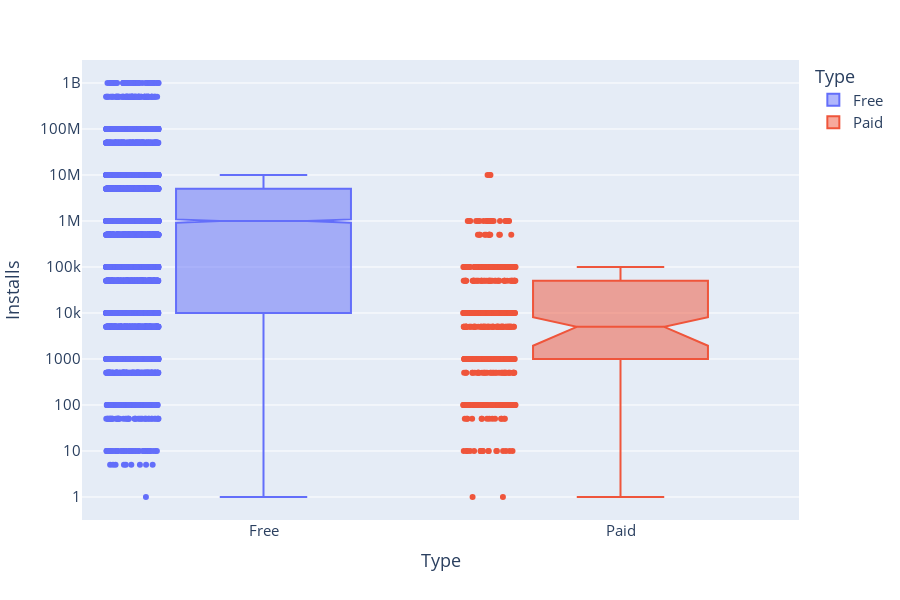

The notebook cell this image was saved under:
### Code cell
box=px.box(df_apps_clean,y="Installs",x="Type",color="Type",notched=True,points="all",height=600)
box.update_layout(
    yaxis=dict(
        type='log',
    ),
    font_size=15
    
)
box.show()

### Figure 1 — Plotly figure (JSON) as saved in the notebook; plotly's stock layout.template omitted (floating-point values rounded to 4 significant figures; data arrays with more than 128 entries replaced by an {"elided": "..."} marker saying what was removed)
{"data": [{"alignmentgroup": "True", "boxpoints": "all", "hovertemplate": "Type=%{x}<br>Installs=%{y}<extra></extra>", "legendgroup": "Free", "marker": {"color": "#636efa"}, "name": "Free", "notched": true, "offsetgroup": "Free", "orientation": "v", "showlegend": true, "type": "box", "x": {"elided": "8720 str values"}, "x0": " ", "xaxis": "x", "y": {"elided": "8720 int values"}, "y0": " ", "yaxis": "y"}, {"alignmentgroup": "True", "boxpoints": "all", "hovertemplate": "Type=%{x}<br>Installs=%{y}<extra></extra>", "legendgroup": "Paid", "marker": {"color": "#EF553B"}, "name": "Paid", "notched": true, "offsetgroup": "Paid", "orientation": "v", "showlegend": true, "type": "box", "x": {"elided": "632 str values"}, "x0": " ", "xaxis": "x", "y": {"elided": "632 int values"}, "y0": " ", "yaxis": "y"}], "layout": {"boxmode": "overlay", "font": {"size": 15}, "height": 600, "legend": {"title": {"text": "Type"}, "tracegroupgap": 0}, "margin": {"t": 60}, "xaxis": {"anchor": "y", "categoryarray": ["Free", "Paid"], "categoryorder": "array", "domain": [0, 1], "title": {"text": "Type"}}, "yaxis": {"anchor": "x", "domain": [0, 1], "title": {"text": "Installs"}, "type": "log"}}}
